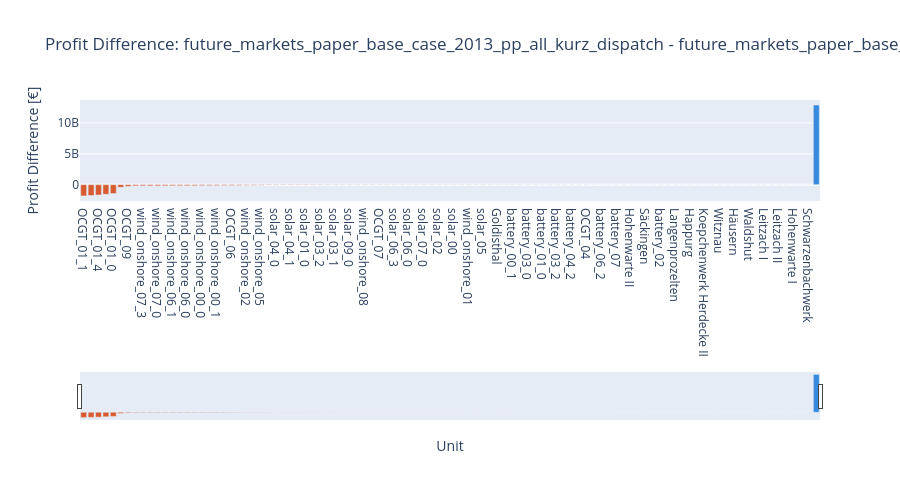

Here is the notebook cell this chart was saved with:
### Code cell
# Profit berechnen
profit_df = (
    dispatch_df.groupby(["unit", "simulation"])
    .agg(
        energy_cashflow=("energy_cashflow", "sum"),
        total_costs=("total_costs", "sum"),
    )
    .reset_index()
)
profit_df["profit"] = profit_df["energy_cashflow"] - profit_df["total_costs"]

# Differenz zwischen den beiden Simulationen
sim1, _,sim2 = profit_df["simulation"].unique()
df_pivot = profit_df.pivot(index="unit", columns="simulation", values="profit").reset_index()
df_pivot["diff"] = df_pivot[sim2] - df_pivot[sim1]
df_pivot = df_pivot.sort_values("diff")

fig_profit_diff = go.Figure()

fig_profit_diff.add_trace(go.Bar(
    x=df_pivot["unit"],
    y=df_pivot["diff"],
    marker_color=df_pivot["diff"].apply(lambda x: "#378ADD" if x >= 0 else "#D85A30"),
    name=f"{sim2} - {sim1}",
))

fig_profit_diff.update_layout(
    xaxis_title="Unit",
    yaxis_title="Profit Difference [€]",
    title=f"Profit Difference: {sim2} - {sim1}",
    hovermode="x unified",
    height=500,
    xaxis=dict(rangeslider=dict(visible=True)),
)

fig_profit_diff.show()

### Figure 1 — Plotly figure (JSON) as saved in the notebook; plotly's stock layout.template omitted (floating-point values rounded to 4 significant figures)
{"data": [{"marker": {"color": ["#D85A30", "#D85A30", "#D85A30", "#D85A30", "#D85A30", "#D85A30", "#D85A30", "#D85A30", "#D85A30", "#D85A30", "#D85A30", "#D85A30", "#D85A30", "#D85A30", "#D85A30", "#D85A30", "#D85A30", "#D85A30", "#D85A30", "#D85A30", "#D85A30", "#D85A30", "#D85A30", "#D85A30", "#D85A30", "#D85A30", "#D85A30", "#D85A30", "#D85A30", "#D85A30", "#D85A30", "#D85A30", "#D85A30", "#D85A30", "#D85A30", "#D85A30", "#D85A30", "#D85A30", "#D85A30", "#D85A30", "#D85A30", "#D85A30", "#D85A30", "#D85A30", "#D85A30", "#D85A30", "#D85A30", "#D85A30", "#D85A30", "#D85A30", "#D85A30", "#D85A30", "#D85A30", "#D85A30", "#D85A30", "#D85A30", "#D85A30", "#D85A30", "#D85A30", "#D85A30", "#D85A30", "#D85A30", "#D85A30", "#D85A30", "#D85A30", "#D85A30", "#D85A30", "#D85A30", "#D85A30", "#D85A30", "#D85A30", "#D85A30", "#D85A30", "#D85A30", "#D85A30", "#D85A30", "#D85A30", "#D85A30", "#D85A30", "#D85A30", "#D85A30", "#D85A30", "#D85A30", "#D85A30", "#D85A30", "#D85A30", "#D85A30", "#D85A30", "#D85A30", "#D85A30", "#D85A30", "#D85A30", "#D85A30", "#D85A30", "#D85A30", "#D85A30", "#D85A30", "#D85A30", "#D85A30", "#378ADD"]}, "name": "future_markets_paper_base_case_2013_pp_all_kurz_dispatch - future_markets_paper_base_case_2013_heu", "type": "bar", "x": ["OCGT_01_1", "OCGT_01_2", "OCGT_01_4", "OCGT_01_3", "OCGT_01_0", "OCGT_03", "OCGT_09", "wind_onshore_07_1", "wind_onshore_07_3", "OCGT_00", "wind_onshore_07_0", "wind_onshore_07_2", "wind_onshore_06_1", "wind_onshore_03_1", "wind_onshore_06_0", "wind_onshore_03_0", "wind_onshore_00_0", "wind_onshore_00_2", "wind_onshore_00_1", "wind_offshore_07", "OCGT_06", "wind_offshore_06", "wind_onshore_02", "wind_offshore_00", "wind_onshore_05", "wind_onshore_09", "solar_04_0", "solar_04_2", "solar_04_1", "solar_01_1", "solar_01_0", "solar_01_2", "solar_03_2", "solar_03_0", "solar_03_1", "solar_09_1", "solar_09_0", "solar_09_2", "wind_onshore_08", "OCGT_05", "OCGT_07", "solar_06_2", "solar_06_3", "solar_06_1", "solar_06_0", "solar_07_1", "solar_07_0", "OCGT_02", "solar_02", "solar_08", "solar_00", "wind_onshore_04", "wind_onshore_01", "battery_00_0", "solar_05", "OCGT_08", "Goldisthal", "battery_03_1", "battery_00_1", "battery_06_0", "battery_03_0", "Wehr", "battery_01_0", "Markersbach", "battery_03_2", "battery_04_0", "battery_04_2", "battery_04_1", "OCGT_04", "battery_06_1", "battery_06_2", "Waldeck II", "battery_07", "battery_01_1", "Hohenwarte II", "battery_09", "Säckingen", "battery_05", "battery_02", "Erzhausen", "Langenprozelten", "battery_08", "Happurg", "Rönkhausen", "Koepchenwerk Herdecke II", "Geesthacht", "Witznau", "Reisach - Rabenleite", "Häusern", "Glems", "Waldshut", "Wendefurth", "Leitzach I", "Waldeck I", "Leitzach II", "Bleiloch", "Hohenwarte I", "Tanzmühle - Rabenleite", "Schwarzenbachwerk", "demand"], "y": [-1830000000.0, -1756000000.0, -1678000000.0, -1560000000.0, -1433000000.0, -419300000.0, -270800000.0, -195800000.0, -195800000.0, -194100000.0, -192900000.0, -189700000.0, -179100000.0, -176600000.0, -175700000.0, -168900000.0, -157400000.0, -154500000.0, -154500000.0, -144200000.0, -138000000.0, -129500000.0, -95050000.0, -94060000.0, -82210000.0, -52510000.0, -47040000.0, -46980000.0, -46880000.0, -46720000.0, -46700000.0, -46700000.0, -41560000.0, -41550000.0, -41550000.0, -35500000.0, -35480000.0, -35430000.0, -32560000.0, -31290000.0, -27080000.0, -26910000.0, -26850000.0, -26840000.0, -26840000.0, -25120000.0, -25110000.0, -22560000.0, -22020000.0, -20050000.0, -17600000.0, -17520000.0, -15140000.0, -13950000.0, -13130000.0, -12830000.0, -12060000.0, -11890000.0, -11670000.0, -11290000.0, -10380000.0, -9857000.0, -8318000.0, -7059000.0, -6752000.0, -5988000.0, -5982000.0, -5595000.0, -5140000.0, -4901000.0, -4703000.0, -4586000.0, -4213000.0, -4177000.0, -2848000.0, -2791000.0, -2689000.0, -2500000.0, -2091000.0, -1684000.0, -1577000.0, -1522000.0, -1238000.0, -1207000.0, -1063000.0, -1025000.0, -965700.0, -934300.0, -756000.0, -701300.0, -683400.0, -661600.0, -524100.0, -517700.0, -505900.0, -413600.0, -392000.0, -283300.0, -163900.0, 12900000000.0]}], "layout": {"height": 500, "hovermode": "x unified", "title": {"text": "Profit Difference: future_markets_paper_base_case_2013_pp_all_kurz_dispatch - future_markets_paper_base_case_2013_heu"}, "xaxis": {"rangeslider": {"visible": true}, "title": {"text": "Unit"}}, "yaxis": {"title": {"text": "Profit Difference [€]"}}}}
